Frame 1 (no input): blank canvas, image omitted
Frame 60 (no input): blank canvas, image omitted
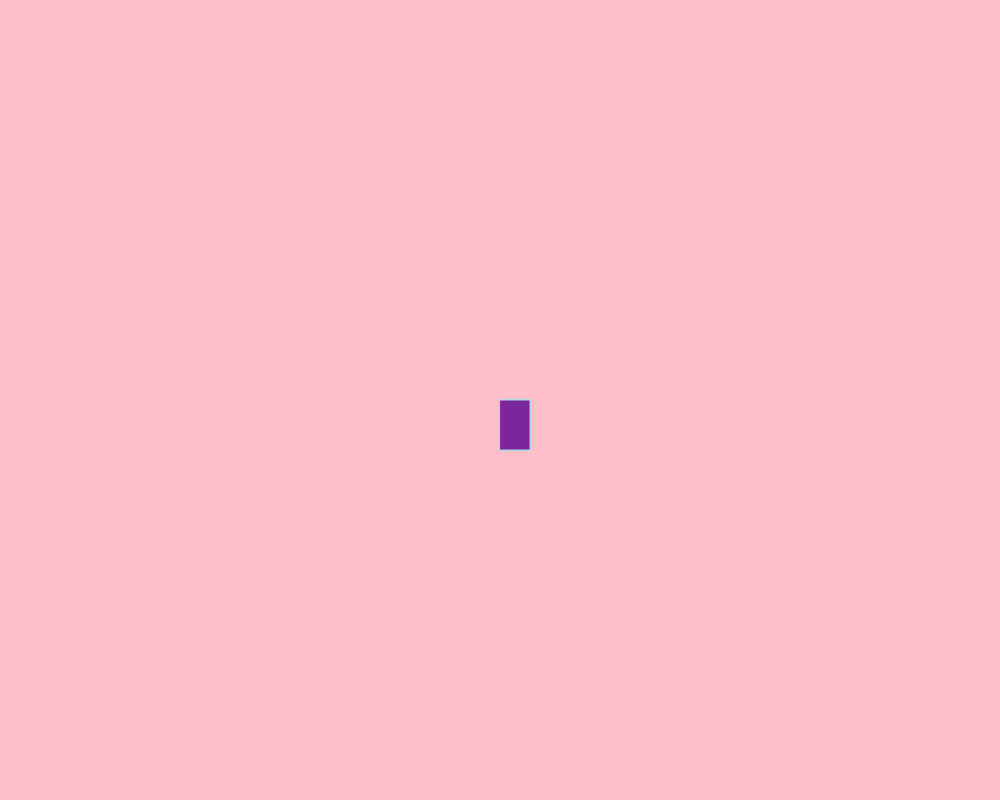
Frame 120 (the mouse pressed at the canvas centre since frame 60)

The p5.js sketch whose frames 1 and 60 were blank and that drew this single picture after the mouse press (run headless with seeded random() and noise() and a simulated clock; from frame 60 on, the mouse is pressed at the canvas centre):

// p5.js sketch
// ── sketch.js
function setup() {
  createCanvas(1000, 800);
  background("pink");
}


function draw() {

 fill("rgb(123,38,155)");
 stroke("lightblue");
 if(mouseIsPressed)
 rect(mouseX,mouseY,30,50);
}
